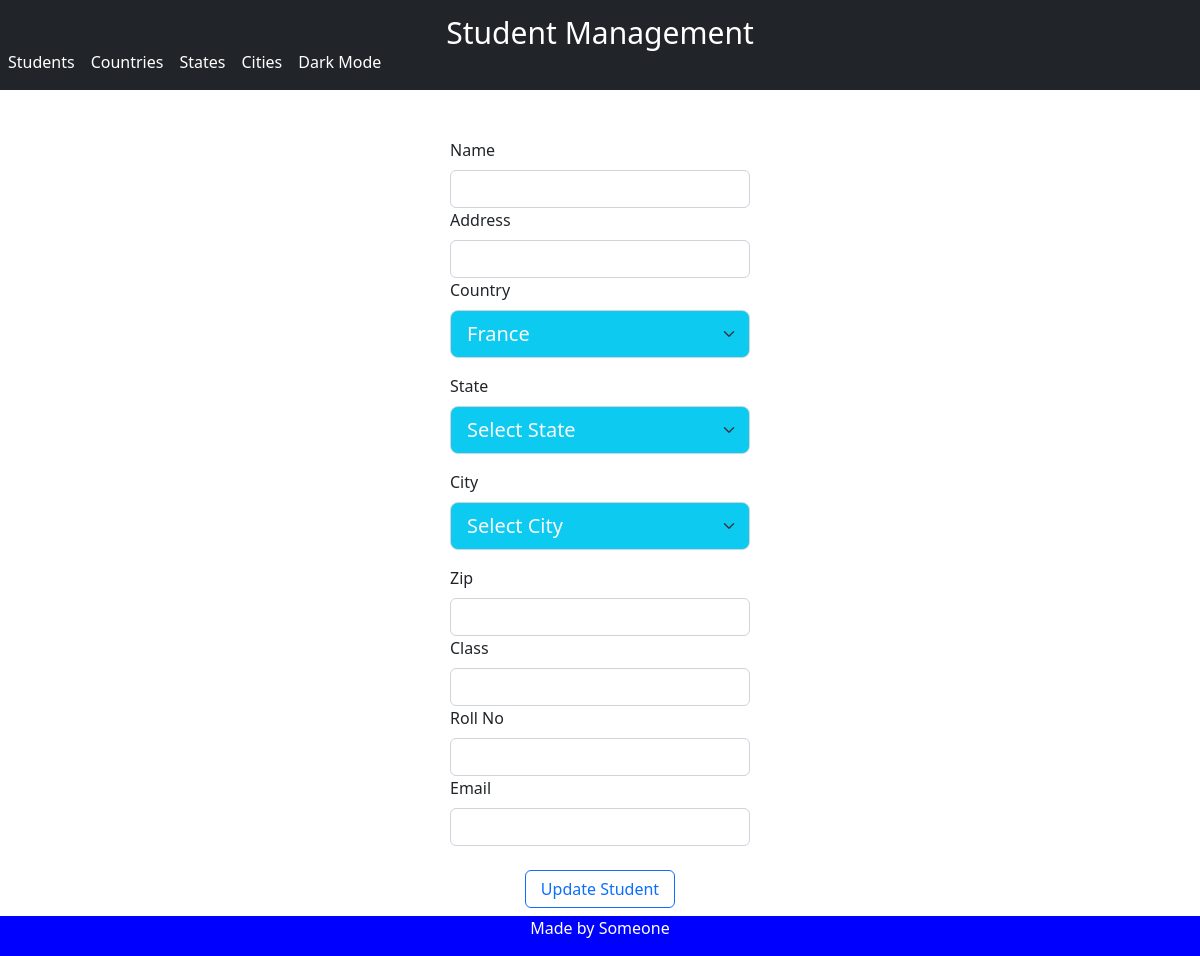
The page /redirect_to_update_record/2 on the database as committed earlier.
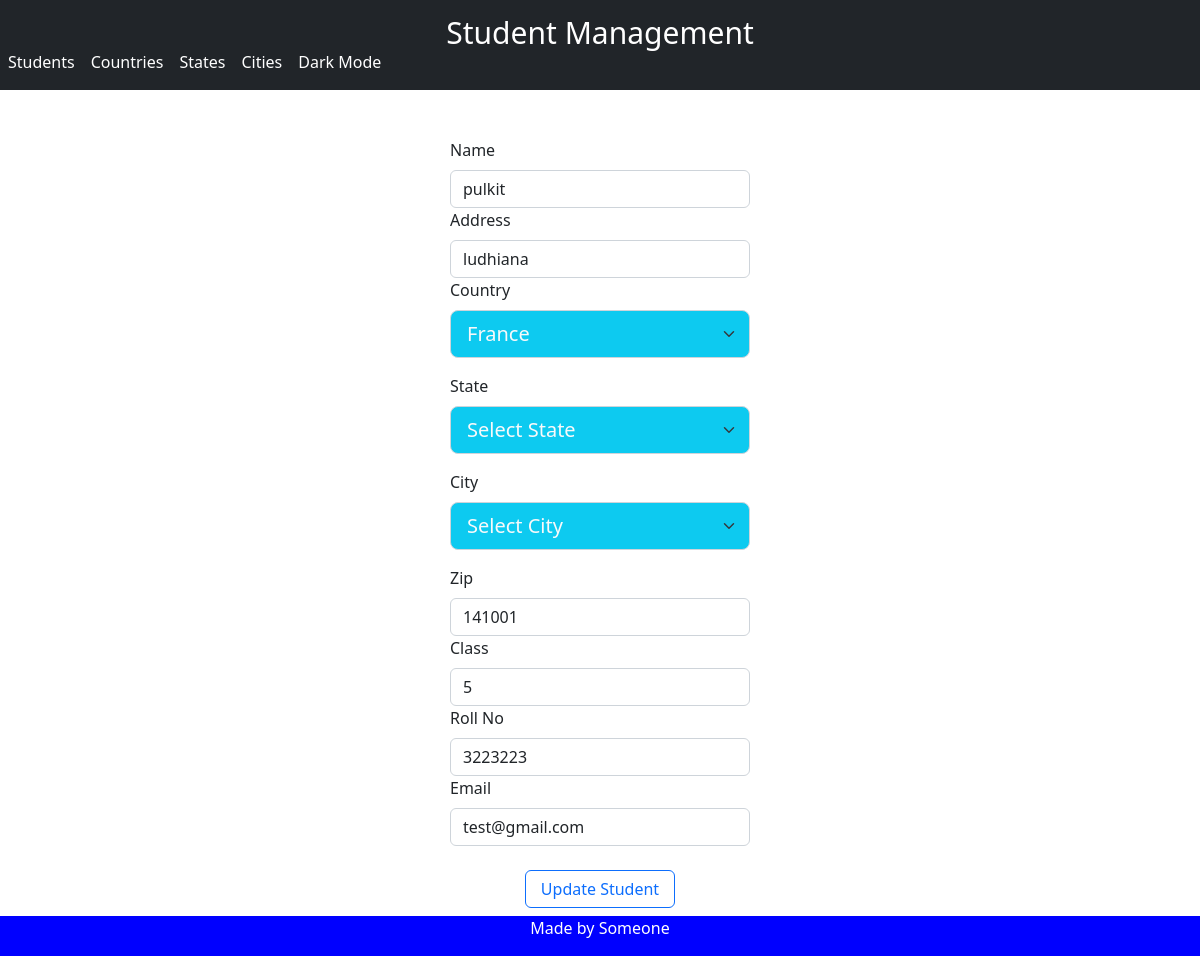
The same page on the database as committed later.
### models.py (models this page shows, shortened)
class Student(db.Model):
    __tablename__ = "student"
    id = db.Column(db.Integer, primary_key=True)
    name = db.Column(db.String(100))
    addr = db.Column(db.String(100))
    city_id = db.Column(db.Integer, db.ForeignKey('city.id'))
    city = db.relationship('City')
    state_id = db.Column(db.Integer, db.ForeignKey('state.id'))
    state = db.relationship('State')
    country_id = db.Column(db.Integer, db.ForeignKey('country.id'))
    country = db.relationship('Country')
    pin = db.Column(db.String(100))
    standard = db.Column(db.String(100))
    roll_no = db.Column(db.String(100))
    email = db.Column(db.String(100))

### app.py (the view, shortened to what this page needs)
@app.route('/redirect_to_update_record/<int:student_id>', methods=['GET', 'POST'])
def redirect_to_update_record(student_id):
    form = Form()
    user_to_update = Student.query.filter_by(id=student_id).first()
    form.country.choices = [(country.id, country.name) for country in Country.query.all()]
    return render_template('update_student.html', user_to_update=user_to_update, form=form)

### forms.py
class Form(FlaskForm):
    country = SelectField('country', choices=[('', 'Select Country')])
    state = SelectField('state', choices=[('', 'Select State')])
    city = SelectField('city', choices=[('', 'Select City')])

### templates/update_student.html (shortened to what this page needs)
{% extends 'skel.html' %}
{% block content %}
<br>
<br>
<div class="d-grid gap-2 col-3 mx-auto" style="margin-top: 5% height:400px">
    <form class="col g-3" action="{{ request.path}}" method="post">
        <div>
            <label class="form-label">Name</label>
            <input type="text" class="form-control" value="{{user_to_update.name}}" name="name" required>
        </div>
        <div>
            <label class="form-label">Address</label>
            <input type="text" class="form-control" value="{{user_to_update.addr}}" name="addr" required>
        </div>
        <div>
            <label class="form-label">Country</label>
            {{form.country(class="form-select form-select-lg mb-3 bg-info text-light")}}
        </div>
        <div>
            <label class="form-label">State</label>
            {{form.state(class="form-select form-select-lg mb-3 bg-info text-light")}}
        </div>
        <div>
            <label class="form-label">City</label>
            {{form.city(class="form-select form-select-lg mb-3 bg-info text-light")}}
        </div>
        <div>
            <label class="form-label">Zip</label>
            <input type="text" class="form-control" value="{{user_to_update.pin}}" name="pin" required>
        </div>
        <div>
            <label class="form-label">Class</label>
            <input type="text" class="form-control" value="{{user_to_update.standard}}" name="standard" required>
        </div>
        <div>
            <label class="form-label">Roll No</label>
            <input type="text" class="form-control" name="roll_no" value="{{user_to_update.roll_no}}" required>
        </div>
        <div>
            <label class="form-label">Email</label>
            <input type="email" class="form-control" name="email" value="{{user_to_update.email}}" required>
        </div>
        <br>
        <div class="d-grid gap-2 col-6 mx-auto">
            <button type="submit" class="btn btn-outline-primary">Update Student</button>
        </div>
    </form>
</div>
<br>
<br>
{% include 'footer.html' %}
{% endblock %}

### templates/skel.html (shortened to what this page needs)
<!DOCTYPE html>
<html lang="en">
<head>
    <link href="https://cdn.jsdelivr.net/npm/bootstrap@5.2.1/dist/css/bootstrap.min.css" rel="stylesheet"
>
</head>
<body>
<nav class="navbar navbar-expand-sm navbar-dark bg-dark">
    <a  href="{{url_for('index')}}" class="navbar-brand">Student Management</a>
    <div class="collapse navbar-collapse align-self-end" id="navbarMenu">
        <ul class="navbar-nav">
            <li class="nav-item">
                <a href="{{url_for('show_all_students')}}" class="nav-link active">Students</a>
            </li>
            <li class="nav-item">
                <a href="{{url_for('show_all_country')}}" class="nav-link active">Countries</a>
            </li>
        </ul>
        <ul class="navbar-nav ml-auto">
            <li class="nav-item ">
                <a href="{{url_for('show_all_states')}}" class="nav-link active">States</a>
            </li>
            <li class="nav-item">
                <a href="{{url_for('show_all_cities')}}" class="nav-link active">Cities</a>
            </li>
            <li class="nav-item">
                <a type="button" class="nav-link active"  id="dark" onclick="dark_mode()">Dark Mode</a>
            </li>
        </ul>
    </div>
</nav>
{%block content%}{%endblock%}
{% include "footer.html" %}
</body>
</html>

### templates/footer.html (shortened to what this page needs)
<div class="footer">
  <p>Made by Someone</p>
</div>

### templates/skel.html (style rules this page uses)
@media (min-width: 567px) { .navbar-brand { position: absolute; top: 5px; left: 50%; transform: translateX(-50%); } }
@media (min-width: 567px) { .navbar { min-height: 90px; } }
.navbar-brand { font-size:30px; }

### templates/footer.html (style rules this page uses)
.footer { position: fixed; left: 0; bottom: 0; width: 100%; background-color: blue; color: white; text-align: center; }

Rows that differ between the two databases and show on the page:
added Student: name "pulkit", addr "ludhiana", pin "141001", standard "5", roll_no "3223223", email "test@gmail.com"
